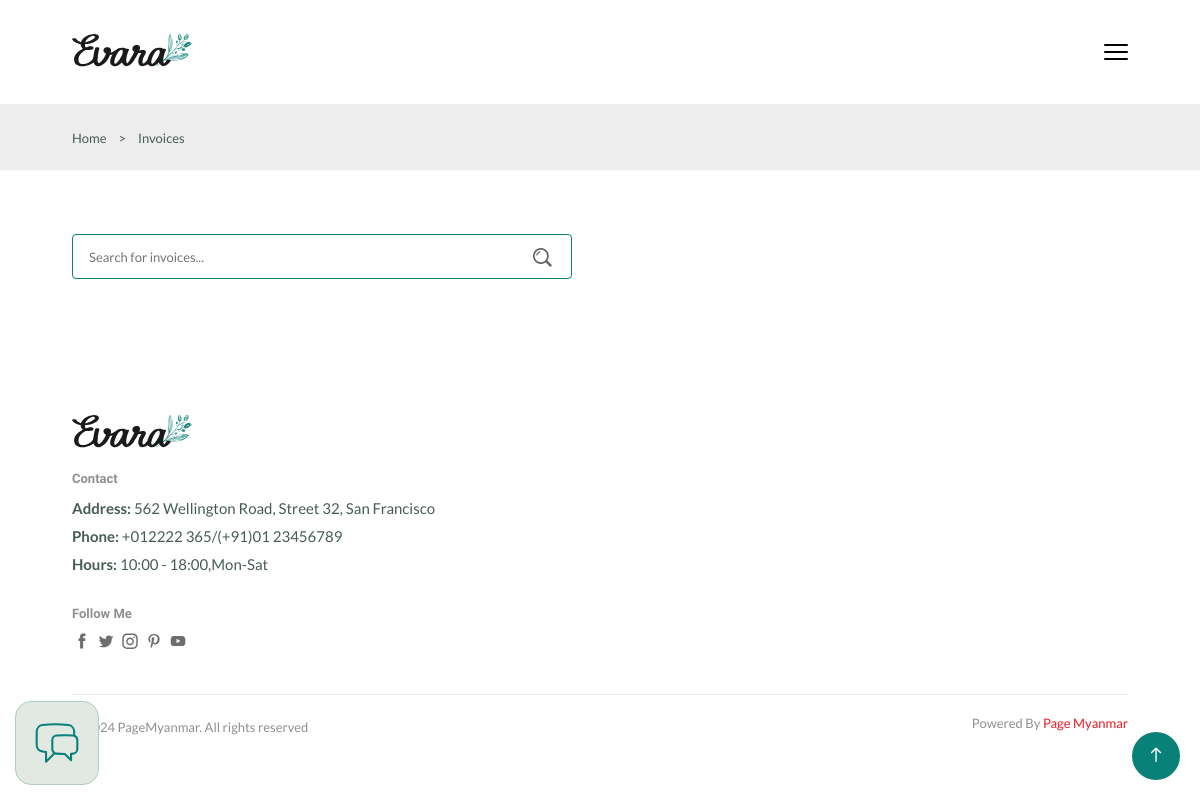
The page /invoices/ on the database as committed earlier.
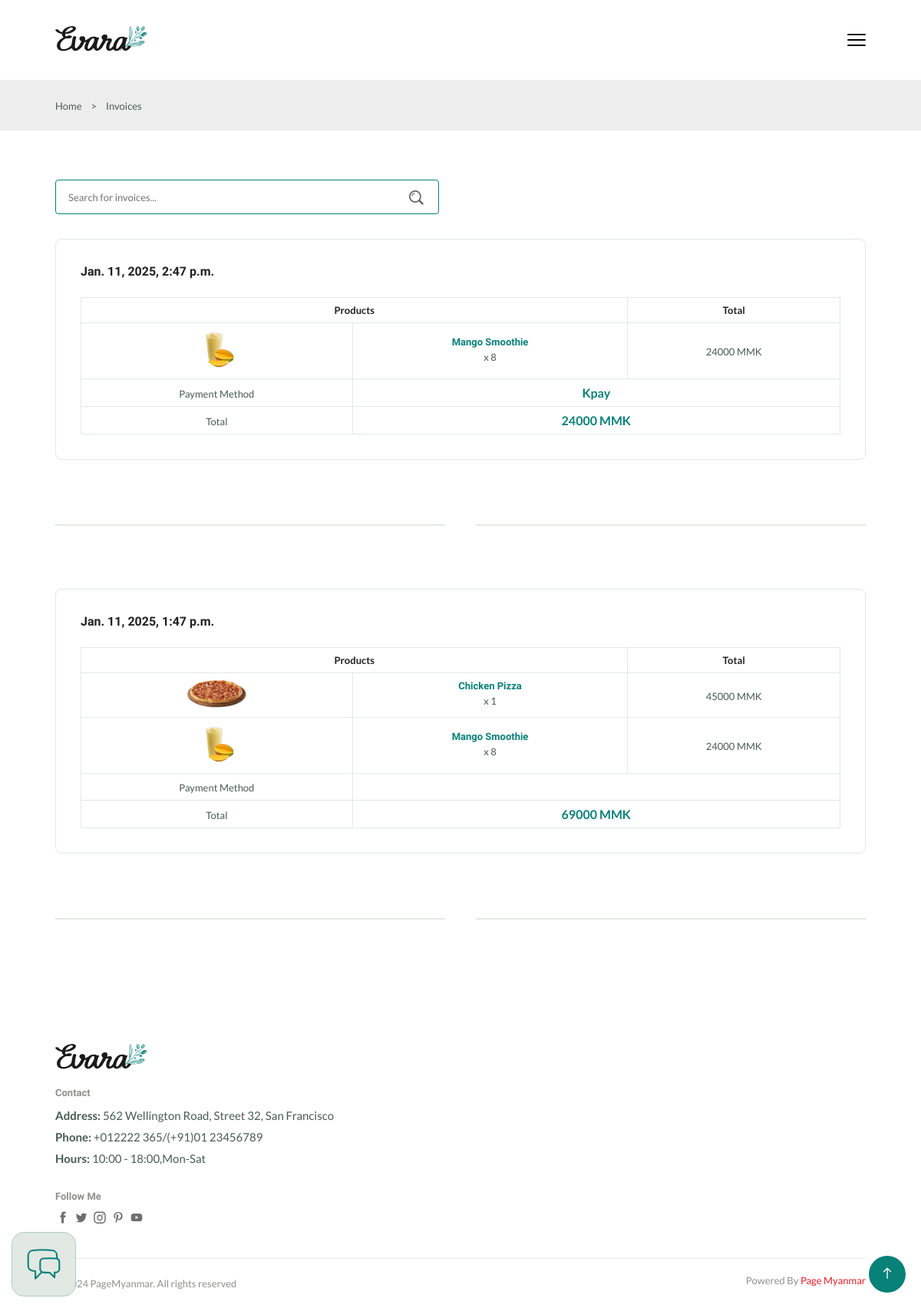
The same page on the database as committed later.
### app/models.py (models this page shows, shortened)
class CheckoutModel(models.Model):
    table = models.ForeignKey(TableModel,on_delete=models.SET_NULL,default=None,null=True)
    payment = models.ForeignKey(PaymentModel,on_delete=models.CASCADE,default=None,null=True,blank=True)
    cart_items = models.ManyToManyField(CartModel, related_name='cart_items')
    total = models.BigIntegerField(default=0)
    created_at = models.DateTimeField(auto_now_add=True)
    updated_at = models.DateTimeField(auto_now=True)

class ProductModel(models.Model):
    name = models.CharField(max_length=200)
    image = models.ImageField(upload_to='product/')
    price = models.IntegerField(default=0,null=True,blank=True)
    quantity = models.IntegerField(default=0, verbose_name="Current Stock")
    category = models.ForeignKey(CategoryModel,on_delete=models.SET_NULL,null=True,default=None)
    created_at = models.DateTimeField(auto_now_add=True)
    updated_at = models.DateTimeField(auto_now=True)

class PaymentModel(models.Model):
    name = models.CharField(max_length=200)
    number = models.CharField(max_length=200,default=None,null=True,blank=True)
    created_at = models.DateTimeField(auto_now_add=True)
    updated_at = models.DateTimeField(auto_now=True)

### app/views.py (the view)
# urls.py: path('invoices/',Invoices),
def Invoices(request):
    invoices = CheckoutModel.objects.all().order_by('-created_at')
    grouped_invoices = []
    for invoice in invoices:
        grouped_items = defaultdict(lambda: {'quantity': 0, 'total_price': 0, 'product': None})
        for cart in invoice.cart_items.all():
            grouped_items[cart.product.id]['quantity'] += cart.quantity
            grouped_items[cart.product.id]['total_price'] += cart.total_price
            grouped_items[cart.product.id]['product'] = cart.product
        grouped_invoices.append({
            'invoice': invoice,
            'items': grouped_items.values()
        })
    context = {
        'grouped_invoices': grouped_invoices,
    }
    return render(request, 'invoices.html', context)

### app/context_processors.py (called while the page is built, shortened)
def Counts(request):
    table_id = request.resolver_match.kwargs.get('id')  # Get `id` from the URL kwargs
    return {
        'cart_count': 0,
    }

### app/templatetags/custom_permissions.py (called while the page is built)
@register.filter
def has_role_permission(user, permission_codename):
    if user.is_authenticated and hasattr(user, 'has_permission'):
        return user.has_permission(permission_codename)
    return False

### templates/invoices.html (shortened to what this page needs)
{% extends 'components/base.html' %}
{% load static %}
{% block body %}
<section class="breadcrumb">
  <ul class="breadcrumb__list flex container">
    <li><a href="/" class="breadcrumb__link">Home</a></li>
    <li><span class="breadcrumb__link">></span></li>
    <li><span class="breadcrumb__link">Invoices</span></li>
  </ul>
</section>
<section class="checkout section--lg container">
  <div class="search__form">
    <input type="text" placeholder="Search for invoices..." class="form__input">
    <button class="search__btn">
      <img src="{% static 'img/search.png' %}" alt="">
    </button>
  </div>
  <div class="checkout__container grid">
    {% for invoice_group in grouped_invoices %}
    <div class="checkout__group">
      <h3 class="section__title">{{invoice_group.invoice.created_at}}</h3>
      <table class="order__table">
        <tr>
          <th colspan="2">Products</th>
          <th>Total</th>
        </tr>
        {% for item in invoice_group.items %}
        <tr>
          <td>
            <img src="{{ item.product.image.url }}" alt="{{ item.product.name }}" class="order__img">
          </td>
          <td>
            <h3 class="table__title">{{ item.product.name }}</h3>
            <p class="table__quantity">x {{ item.quantity }}</p>
          </td>
          <td>
            <span class="table__price">{{ item.total_price }} MMK</span>
          </td>
        </tr>
        {% endfor %}
        <tr>
          <td><span class="order__subtitle">Payment Method</span></td>
          <td colspan="2"><span class="order__grand-total">{{ invoice_group.invoice.payment.name }}</span></td>
        </tr>
        <tr>
          <td><span class="order__subtitle">Total</span></td>
          <td colspan="2"><span class="order__grand-total">{{ invoice_group.invoice.total }} MMK</span></td>
        </tr>
      </table>
    </div>
    <div class="divider">
      <i class="fi fi-rs-fingerprint"></i>
    </div>
    {% endfor %}
  </div>
</section>
{% endblock %}

Rows that differ between the two databases and show on the page:
added CheckoutModel: invoice.created_at "Jan. 11, 2025, 2:47 p.m.", invoice.payment.name "Kpay", invoice.total "24000"
now on this page (row edited): ProductModel: product.image (picture), product.name "Mango Smoothie", quantity "8", total_price "24000"
added CheckoutModel: invoice.created_at "Jan. 11, 2025, 1:47 p.m.", invoice.total "69000"
now on this page (row unchanged): ProductModel: product.image (picture), product.name "Chicken Pizza", quantity "1", total_price "45000", shown under "Jan. 11, 2025, 1:47 p.m."
